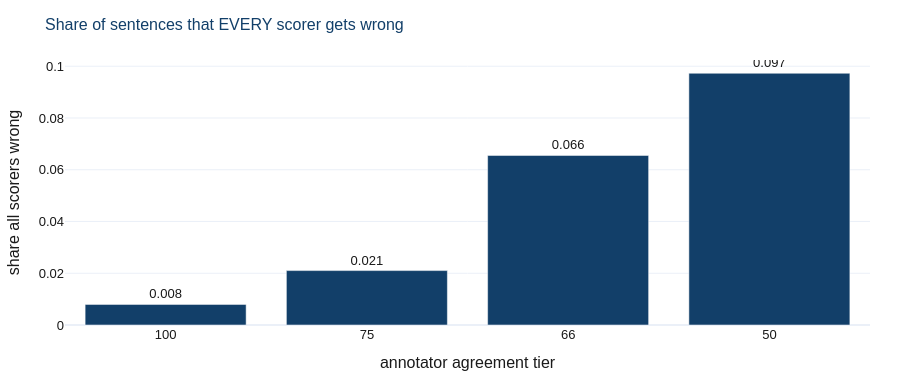

Notebook source saved alongside this figure:
### Code cell
fig = airm7.plot_bars(
    [str(i) for i in tab.index],
    tab["share_all_scorers_wrong"].tolist(),
    title="Share of sentences that EVERY scorer gets wrong",
    xlab="annotator agreement tier", ylab="share all scorers wrong",
    text_fmt="{:.3f}",
)
fig.show()

### Figure 1 — Plotly figure (JSON) as saved in the notebook; plotly's stock layout.template omitted (floating-point values rounded to 4 significant figures)
{"data": [{"marker": {"color": "#123F69"}, "text": ["0.008", "0.021", "0.066", "0.097"], "textposition": "outside", "type": "bar", "x": ["100", "75", "66", "50"], "y": [0.007968, 0.02103, 0.06553, 0.09729]}], "layout": {"colorway": ["#123F69", "#C11B17", "#0041C2", "#2E8B57", "#B8860B", "#7A8794"], "font": {"color": "#1a1a1a", "family": "Helvetica, Arial, sans-serif", "size": 13}, "height": 380, "hoverlabel": {"font": {"size": 12}}, "margin": {"b": 55, "l": 60, "r": 30, "t": 60}, "showlegend": false, "title": {"font": {"color": "#123F69", "size": 16}, "text": "Share of sentences that EVERY scorer gets wrong"}, "xaxis": {"title": {"text": "annotator agreement tier"}}, "yaxis": {"title": {"text": "share all scorers wrong"}}}}
